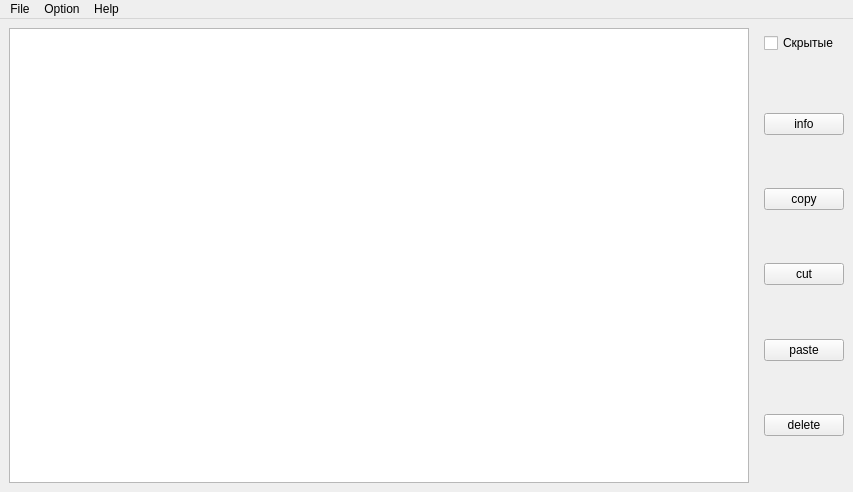
<?xml version="1.0" encoding="UTF-8"?>
<ui version="4.0">
 <class>MainWindow</class>
 <widget class="QMainWindow" name="MainWindow">
  <property name="geometry">
   <rect>
    <x>0</x>
    <y>0</y>
    <width>853</width>
    <height>492</height>
   </rect>
  </property>
  <property name="sizePolicy">
   <sizepolicy hsizetype="Preferred" vsizetype="Preferred">
    <horstretch>0</horstretch>
    <verstretch>0</verstretch>
   </sizepolicy>
  </property>
  <property name="minimumSize">
   <size>
    <width>853</width>
    <height>492</height>
   </size>
  </property>
  <property name="maximumSize">
   <size>
    <width>16777215</width>
    <height>16777215</height>
   </size>
  </property>
  <property name="mouseTracking">
   <bool>false</bool>
  </property>
  <property name="contextMenuPolicy">
   <enum>Qt::DefaultContextMenu</enum>
  </property>
  <property name="acceptDrops">
   <bool>false</bool>
  </property>
  <property name="windowTitle">
   <string>IiVT-FM</string>
  </property>
  <property name="windowIcon">
   <iconset>
    <normaloff>favicon.ico</normaloff>favicon.ico</iconset>
  </property>
  <property name="autoFillBackground">
   <bool>false</bool>
  </property>
  <widget class="QWidget" name="centralwidget">
   <layout class="QGridLayout" name="gridLayout">
    <item row="0" column="0">
     <layout class="QHBoxLayout" name="horizontalLayout" stretch="1,0">
      <item>
       <widget class="QTreeView" name="tree">
        <property name="minimumSize">
         <size>
          <width>150</width>
          <height>50</height>
         </size>
        </property>
        <property name="maximumSize">
         <size>
          <width>16777215</width>
          <height>16777215</height>
         </size>
        </property>
       </widget>
      </item>
      <item>
       <layout class="QVBoxLayout" name="verticalLayout">
        <property name="spacing">
         <number>6</number>
        </property>
        <property name="leftMargin">
         <number>9</number>
        </property>
        <property name="topMargin">
         <number>5</number>
        </property>
        <property name="rightMargin">
         <number>0</number>
        </property>
        <property name="bottomMargin">
         <number>0</number>
        </property>
        <item>
         <spacer name="verticalSpacer_2">
          <property name="orientation">
           <enum>Qt::Vertical</enum>
          </property>
          <property name="sizeType">
           <enum>QSizePolicy::Minimum</enum>
          </property>
          <property name="sizeHint" stdset="0">
           <size>
            <width>20</width>
            <height>0</height>
           </size>
          </property>
         </spacer>
        </item>
        <item>
         <widget class="QCheckBox" name="checkBox">
          <property name="sizePolicy">
           <sizepolicy hsizetype="Minimum" vsizetype="Fixed">
            <horstretch>0</horstretch>
            <verstretch>0</verstretch>
           </sizepolicy>
          </property>
          <property name="text">
           <string>Скрытые</string>
          </property>
         </widget>
        </item>
        <item>
         <spacer name="verticalSpacer">
          <property name="orientation">
           <enum>Qt::Vertical</enum>
          </property>
          <property name="sizeType">
           <enum>QSizePolicy::Fixed</enum>
          </property>
          <property name="sizeHint" stdset="0">
           <size>
            <width>20</width>
            <height>54</height>
           </size>
          </property>
         </spacer>
        </item>
        <item>
         <widget class="QPushButton" name="pbn_info">
          <property name="sizePolicy">
           <sizepolicy hsizetype="Minimum" vsizetype="Fixed">
            <horstretch>0</horstretch>
            <verstretch>0</verstretch>
           </sizepolicy>
          </property>
          <property name="text">
           <string>info</string>
          </property>
         </widget>
        </item>
        <item>
         <spacer name="verticalSpacer_3">
          <property name="orientation">
           <enum>Qt::Vertical</enum>
          </property>
          <property name="sizeHint" stdset="0">
           <size>
            <width>20</width>
            <height>40</height>
           </size>
          </property>
         </spacer>
        </item>
        <item>
         <widget class="QPushButton" name="pbn_copy">
          <property name="sizePolicy">
           <sizepolicy hsizetype="Minimum" vsizetype="Fixed">
            <horstretch>0</horstretch>
            <verstretch>0</verstretch>
           </sizepolicy>
          </property>
          <property name="text">
           <string>copy</string>
          </property>
         </widget>
        </item>
        <item>
         <spacer name="verticalSpacer_4">
          <property name="orientation">
           <enum>Qt::Vertical</enum>
          </property>
          <property name="sizeHint" stdset="0">
           <size>
            <width>20</width>
            <height>40</height>
           </size>
          </property>
         </spacer>
        </item>
        <item>
         <widget class="QPushButton" name="pbn_cut">
          <property name="sizePolicy">
           <sizepolicy hsizetype="Minimum" vsizetype="Fixed">
            <horstretch>0</horstretch>
            <verstretch>0</verstretch>
           </sizepolicy>
          </property>
          <property name="text">
           <string>cut</string>
          </property>
         </widget>
        </item>
        <item>
         <spacer name="verticalSpacer_5">
          <property name="orientation">
           <enum>Qt::Vertical</enum>
          </property>
          <property name="sizeHint" stdset="0">
           <size>
            <width>20</width>
            <height>40</height>
           </size>
          </property>
         </spacer>
        </item>
        <item>
         <widget class="QPushButton" name="pbn_paste">
          <property name="sizePolicy">
           <sizepolicy hsizetype="Minimum" vsizetype="Fixed">
            <horstretch>0</horstretch>
            <verstretch>0</verstretch>
           </sizepolicy>
          </property>
          <property name="text">
           <string>paste</string>
          </property>
         </widget>
        </item>
        <item>
         <spacer name="verticalSpacer_6">
          <property name="orientation">
           <enum>Qt::Vertical</enum>
          </property>
          <property name="sizeHint" stdset="0">
           <size>
            <width>20</width>
            <height>40</height>
           </size>
          </property>
         </spacer>
        </item>
        <item>
         <widget class="QPushButton" name="pbn_delete">
          <property name="sizePolicy">
           <sizepolicy hsizetype="Minimum" vsizetype="Fixed">
            <horstretch>0</horstretch>
            <verstretch>0</verstretch>
           </sizepolicy>
          </property>
          <property name="text">
           <string>delete</string>
          </property>
         </widget>
        </item>
        <item>
         <spacer name="verticalSpacer_7">
          <property name="orientation">
           <enum>Qt::Vertical</enum>
          </property>
          <property name="sizeHint" stdset="0">
           <size>
            <width>20</width>
            <height>40</height>
           </size>
          </property>
         </spacer>
        </item>
       </layout>
      </item>
     </layout>
    </item>
   </layout>
  </widget>
  <widget class="QMenuBar" name="menubar">
   <property name="geometry">
    <rect>
     <x>0</x>
     <y>0</y>
     <width>853</width>
     <height>21</height>
    </rect>
   </property>
   <widget class="QMenu" name="menuFile">
    <property name="title">
     <string>File</string>
    </property>
    <addaction name="actioninfo"/>
    <addaction name="separator"/>
    <addaction name="actioncopy_2"/>
    <addaction name="actioncut"/>
    <addaction name="actionpaste"/>
    <addaction name="separator"/>
    <addaction name="actiondelete"/>
   </widget>
   <widget class="QMenu" name="menuHelp">
    <property name="title">
     <string>Help</string>
    </property>
    <addaction name="actionHelp2"/>
    <addaction name="actionAbout_FileManager"/>
   </widget>
   <widget class="QMenu" name="menuOption">
    <property name="title">
     <string>Option</string>
    </property>
    <addaction name="actionPaint"/>
    <addaction name="actionCalk"/>
    <addaction name="actionBlok"/>
    <addaction name="separator"/>
    <addaction name="actionDispetcher"/>
    <addaction name="actionCmd"/>
    <addaction name="actionParametrs"/>
    <addaction name="actionRedgedit"/>
   </widget>
   <addaction name="menuFile"/>
   <addaction name="menuOption"/>
   <addaction name="menuHelp"/>
  </widget>
  <action name="actioninfo">
   <property name="text">
    <string>Info</string>
   </property>
  </action>
  <action name="actioncopy">
   <property name="text">
    <string>copy</string>
   </property>
  </action>
  <action name="actioncopy_2">
   <property name="text">
    <string>Copy</string>
   </property>
  </action>
  <action name="actioncut">
   <property name="text">
    <string>Cut</string>
   </property>
  </action>
  <action name="actionpaste">
   <property name="text">
    <string>Paste</string>
   </property>
  </action>
  <action name="actiondelete">
   <property name="text">
    <string>Delete</string>
   </property>
  </action>
  <action name="actionAbout_FileManager">
   <property name="text">
    <string>About FileManager</string>
   </property>
  </action>
  <action name="actionHelp">
   <property name="text">
    <string>Help</string>
   </property>
  </action>
  <action name="actionrename">
   <property name="text">
    <string>rename</string>
   </property>
  </action>
  <action name="actionoptions">
   <property name="text">
    <string>options</string>
   </property>
  </action>
  <action name="action">
   <property name="text">
    <string>Нужен список.</string>
   </property>
  </action>
  <action name="action_2">
   <property name="text">
    <string>Того что мы хотим</string>
   </property>
  </action>
  <action name="actionNew_folder">
   <property name="text">
    <string>New folder</string>
   </property>
  </action>
  <action name="actionPaint">
   <property name="text">
    <string>Paint</string>
   </property>
  </action>
  <action name="actionCalk">
   <property name="text">
    <string>Калькулятор</string>
   </property>
  </action>
  <action name="actionBlok">
   <property name="text">
    <string>Блокнот</string>
   </property>
  </action>
  <action name="actionDispetcher">
   <property name="text">
    <string>Диспетчер задач</string>
   </property>
  </action>
  <action name="actionCmd">
   <property name="text">
    <string>Командная строка</string>
   </property>
  </action>
  <action name="actionParametrs">
   <property name="text">
    <string>Параметры системы</string>
   </property>
  </action>
  <action name="actionRedgedit">
   <property name="text">
    <string>Редактор реестра</string>
   </property>
  </action>
  <action name="actionHelp2">
   <property name="text">
    <string>Help</string>
   </property>
  </action>
 </widget>
 <resources/>
 <connections/>
</ui>
